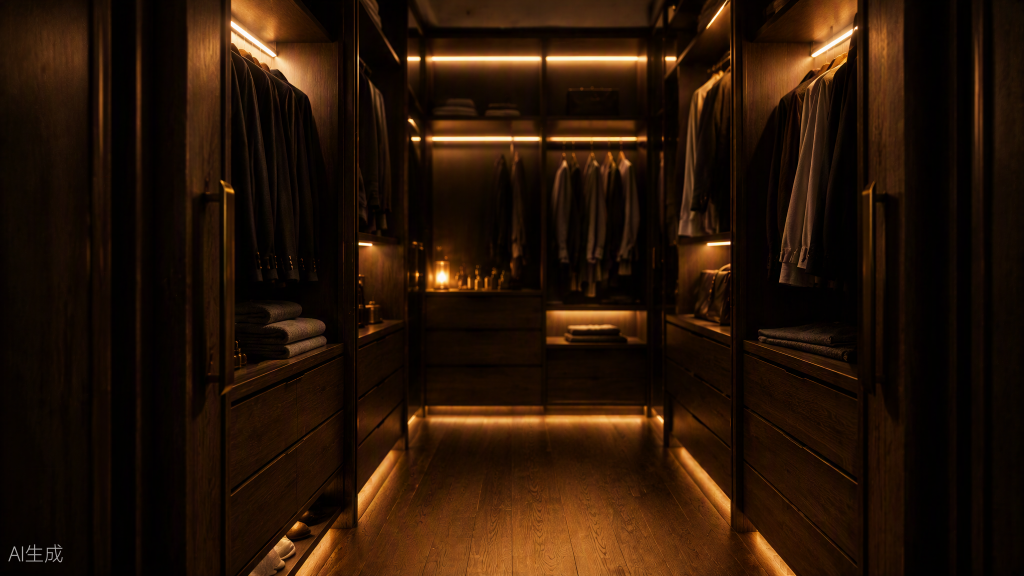
#> input picture assets-src/entry/closet-interior.png, 2048 x 1152 px (shown at 1/2 size)
$ python build_depth_layers.py
#> lines starting #> are read from the running program, lines starting #| are printed output that depends on the picture; after the words box and inside, x2 and y2 are one past the last pixel; in counts of white or black regions, pixels touching at a corner belong together
"""Cut closet-interior.png into 5 depth layers for the parallax dolly-through.

Layers (desktop 2048w + mobile 2:3 center-crop, alpha WebP):
  layer-back   - center corridor / far back wall (smallest apparent motion)
  layer-left   - left wardrobe wall columns (medium motion, translates left)
  layer-right  - right wardrobe wall columns (medium motion, translates right)
  layer-ceil   - top ceiling strip (large motion, translates up)
  layer-floor  - bottom floor plane (largest motion, translates down)

Each layer is a masked alpha cutout of the full interior. The bg
(interior-desktop.webp) stays underneath as a fill so that no holes appear
when the layers spread apart during the parallax animation.

Feathering at mask edges prevents hard seams between moving layers.

Usage:
  cd e:/websites/clothing/streetwear-site
  python assets-src/entry/build_depth_layers.py
Requires: Pillow  (pip install pillow)
"""
from pathlib import Path
from PIL import Image, ImageDraw, ImageFilter

SRC = Path(__file__).parent
PUB = Path("E:/websites/clothing/streetwear-site/public/images/entry")

interior = Image.open(SRC / "closet-interior.png").convert("RGB")
#> interior is the input picture: PIL image 2048x1152 RGB; mean R, G, B 39.1, 20.3, 6.8
W, H = interior.size  # expect 2048 x 1152
#> W = 2048; H = 1152


# ── watermark erase (same patch as existing scripts) ─────────────────────────
def erase_corner(img, box=(0, 1048, 175, 1152), feather=20):
#> called with box = (0, 1048, 175, 1152), feather = 20
    l, t, r, b = box
    w, h = r - l, b - t
    ref = img.crop((l + 210, t, l + 210 + w, b)).filter(ImageFilter.GaussianBlur(8))
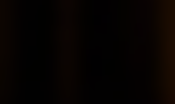
#> ref: PIL image 175x104 RGB; mean R, G, B 6.5, 2.6, 0.9
    ref = ref.point(lambda v: int(v * 0.85))
    mask = Image.new("L", (w, h), 0)
#> mask: PIL image 175x104 L; every value is 0
    ImageDraw.Draw(mask).rectangle(
        (feather // 2, feather // 2, w - feather // 2, h - feather // 2), fill=255
    )
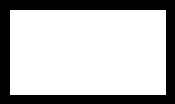
#> mask: PIL image 175x104 L; 72.9% white; 1 black region, box (x1, y1, x2, y2) and area: (0, 0, 175, 104) 4940
    mask = mask.filter(ImageFilter.GaussianBlur(feather))
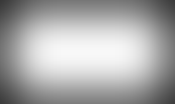
#> mask: PIL image 175x104 L; min 56, max 248, mean 168.5
    img.paste(ref, (l, t), mask)


erase_corner(interior)

# ── helper: build a soft mask from a list of fractional rects ────────────────
def build_mask(rects_frac, feather_px):
    mask = Image.new("L", (W, H), 0)
    d = ImageDraw.Draw(mask)
    for l, t, r, b in rects_frac:
        d.rectangle(
            (round(W * l), round(H * t), round(W * r), round(H * b)), fill=255
        )
    return mask.filter(ImageFilter.GaussianBlur(feather_px))


# ── helper: save desktop + mobile versions ───────────────────────────────────
def center_crop_ratio(img, rw, rh):
    w, h = img.size
    target = rw / rh
    nw = round(h * target)
    x0 = (w - nw) // 2
    return img.crop((x0, 0, x0 + nw, h))


def save_layer(name, mask):
    rgba = interior.convert("RGBA")
    rgba.putalpha(mask)
    desk = PUB / f"{name}-desktop.webp"
    mob  = PUB / f"{name}-mobile.webp"
    rgba.save(desk, "WEBP", quality=85, method=6)
    mobile = center_crop_ratio(rgba, 2, 3)
    mobile = mobile.resize(
        (1080, round(1080 * mobile.height / mobile.width)), Image.LANCZOS
    )
    mobile.save(mob, "WEBP", quality=85, method=6)
#> (the run stopped early here; a loop or call above may not have finished)
